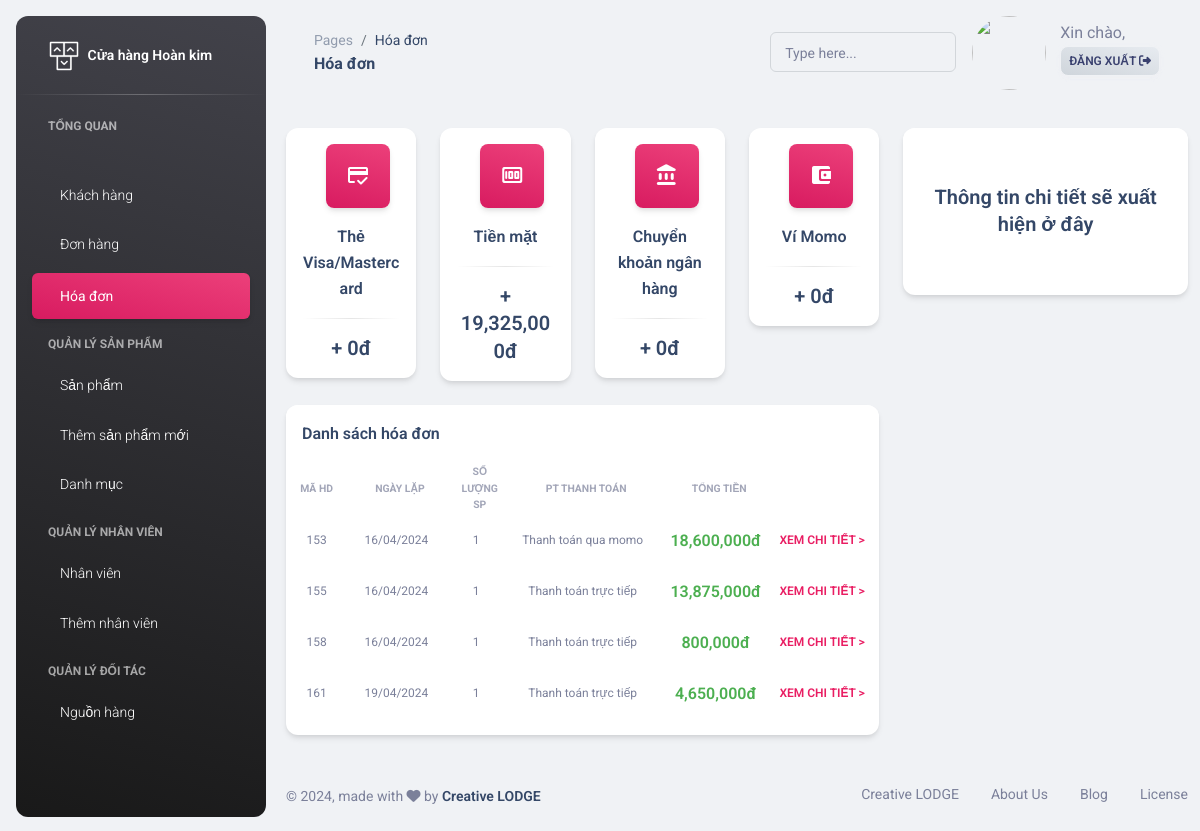
Page /admin/billing.php on the committed database.
### tables this page shows
CREATE TABLE `giaodich` (
  `Ma_GD` int(11) NOT NULL,
  `Ma_KH` int(11) DEFAULT NULL,
  `Ma_LGD` int(11) DEFAULT NULL,
  `Ma_NV` int(11) DEFAULT NULL,
  `TT_MA` int(11) DEFAULT NULL,
  `NGAY_LAP` date DEFAULT NULL,
  `PTTT_MA` int(11) DEFAULT NULL
);

CREATE TABLE `pt_thanhtoan` (
  `PTTT_MA` int(11) NOT NULL,
  `PTTT_TEN` char(30) NOT NULL
);

### admin/billing.php (the view, shortened to what the rows shown need)
<!DOCTYPE html>
<html lang="en">
<?php
  require 'connect.php';
?>
<?php include "head.php"; ?>
<body class="g-sidenav-show  bg-gray-200">
  <main class="main-content position-relative max-height-vh-100 h-100 border-radius-lg ">
		<div class="container-fluid py-4">
      <div class="row">
        <div class="col-lg-8">
          <div class="row">
            <div class="col-md-12 mb-lg-0 mb-2">
              <div class="card mt-4">
                <div class="card-body p-3">
                  <div class="row">
                    <div class="table-responsive p-0">
											<table id="myTable" class="display" class="table align-items-center mb-0">
												<thead>
													<tr class="col-lg-12">
														<th class="col-1 text-center text-uppercase text-secondary text-xxs font-weight-bolder opacity-7">Mã HD</th>
                            <th class="col-2 text-center text-uppercase text-secondary text-xxs font-weight-bolder opacity-7 ps-2">Ngày lặp</th>
                            <th class="col-1 text-center text-uppercase text-secondary text-xxs font-weight-bolder opacity-7 ps-2">Số lượng SP</th>
                            <th class="col-3 text-center text-uppercase text-secondary text-xxs font-weight-bolder opacity-7 ps-2">PT Thanh toán</th>
                            <th class="col-2 text-center text-uppercase text-secondary text-xxs font-weight-bolder opacity-7 ps-2">Tổng tiền</th>
                            <th class="col-2 text-secondary opacity-7"></th>
													</tr>
												</thead>
												<tbody>
                          <?php
                         $sql = "SELECT giaodich.Ma_GD, giaodich.NGAY_LAP, giaodich.PTTT_MA,
                         SUM(chitiethoadon.TONG_THANH_TOAN) AS tongtien
                  FROM giaodich
                  INNER JOIN chitiethoadon ON giaodich.Ma_GD = chitiethoadon.Ma_GD
                  WHERE giaodich.TT_MA = 1
                  GROUP BY giaodich.Ma_GD";
          $result = $conn->query($sql);
          if ($result->num_rows > 0) {
              while ($row = $result->fetch_assoc()) {
                  echo '<tr class="h-50">';
                  echo '<td class="align-middle text-xs text-center">' . $row["Ma_GD"] . '</td>';
                  echo '<td class="align-middle text-xs text-center">' . date('d/m/Y', strtotime($row["NGAY_LAP"])) . '</td>';
                  $sql_sl = "SELECT COUNT(*) AS soluong FROM chitiethoadon WHERE Ma_GD = " . $row["Ma_GD"];
                  $rssl = $conn->query($sql_sl);
                  $rowsl = mysqli_fetch_assoc($rssl);
                  echo '<td class="align-middle text-xs text-center">' . $rowsl["soluong"] . '</td>';
                  $idpttt = $row["PTTT_MA"];
                  $sqlpt = "SELECT PTTT_TEN FROM pt_thanhtoan WHERE PTTT_MA = {$idpttt}";
                  $rspt = $conn->query($sqlpt);
                  $rowpt = mysqli_fetch_assoc($rspt);
                  echo '<td class="align-middle text-xs text-center">' . $rowpt["PTTT_TEN"] . '</td>';
                  echo '<td class="align-middle font-weight-bold text-success text-center">' . number_format($row["tongtien"], 0) . 'đ</td>';
                  echo '<td class="align-middle text-center">';
                  echo '<form action="" method="get">';
                  echo '<button data-id="' . $row["Ma_GD"] . '" class="edit-btn btn btn-link btn btn-outline-primary text-primary font-weight-bold text-xs mt-3 p-0">Xem chi tiết ></button>';
                  echo '</form>';
                  echo '</td>';
                  echo '</tr>';
              }
          } else {
              echo '<tr><td colspan="6" class="text-center">Không có hóa đơn nào.</td></tr>';
          }
          ?>
      </tbody>
											</table>
										</div>
                  </div>
                </div>
              </div>
            </div>
          </div>
        </div>
      </div>
			</div>
  </main>
</body>
</html>

### rows in the picture
giaodich: Ma_GD "153", NGAY_LAP "16/04/2024", soluong "1", PTTT_MA.PTTT_TEN "Thanh toán qua momo", tongtien "18,600,000"
giaodich: Ma_GD "155", NGAY_LAP "16/04/2024", soluong "1", PTTT_MA.PTTT_TEN "Thanh toán trực tiếp", tongtien "13,875,000"
giaodich: Ma_GD "158", NGAY_LAP "16/04/2024", soluong "1", PTTT_MA.PTTT_TEN "Thanh toán trực tiếp", tongtien "800,000"
giaodich: Ma_GD "161", NGAY_LAP "19/04/2024", soluong "1", PTTT_MA.PTTT_TEN "Thanh toán trực tiếp", tongtien "4,650,000"

### other values in the picture
$tong_vm "0"
$tong_tm "19,325,000"
$tong_ck "0"
$tong_mm "0"
